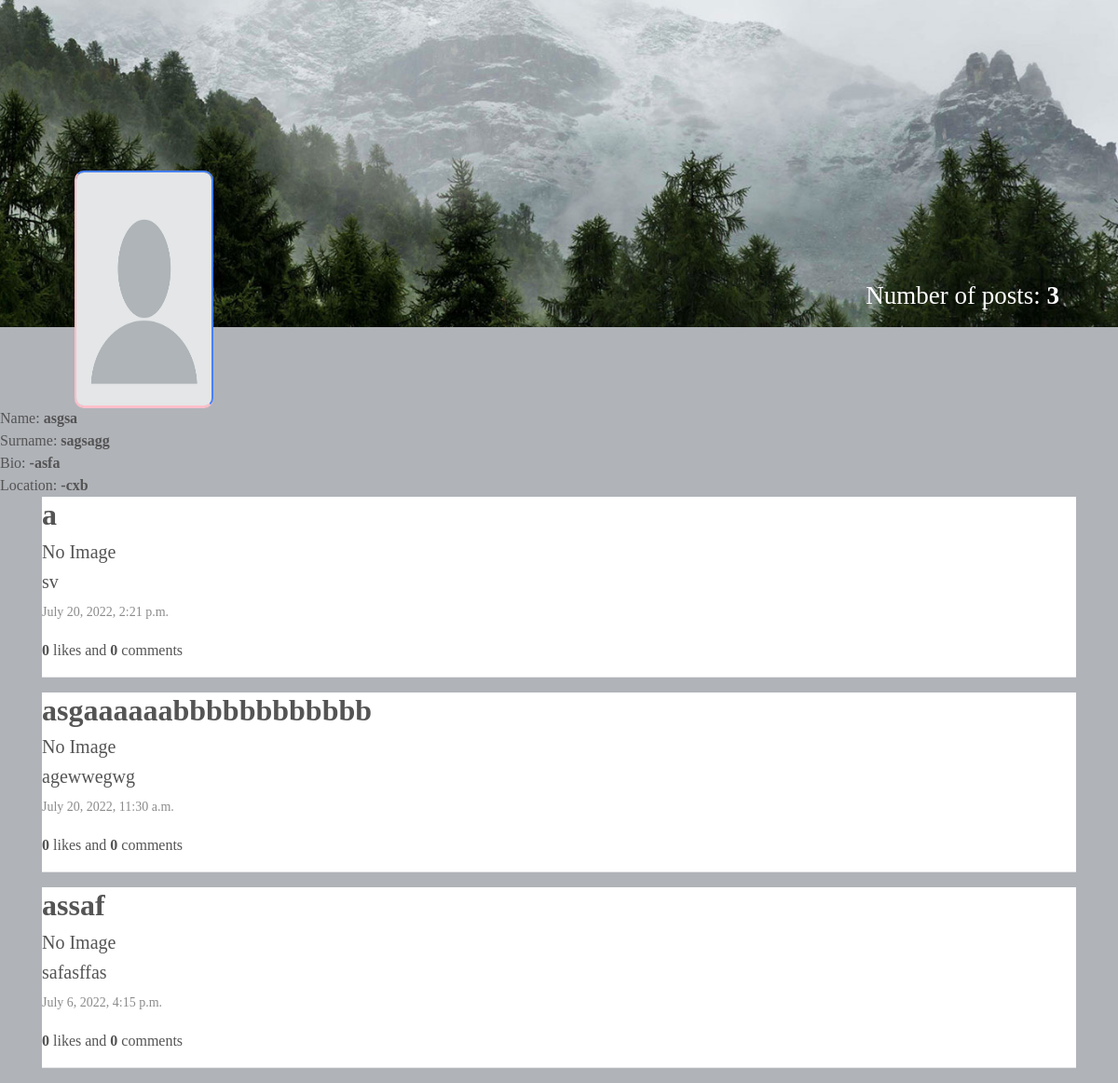
Before: /profile/?user_pk=40 (signed in) with the older database file.
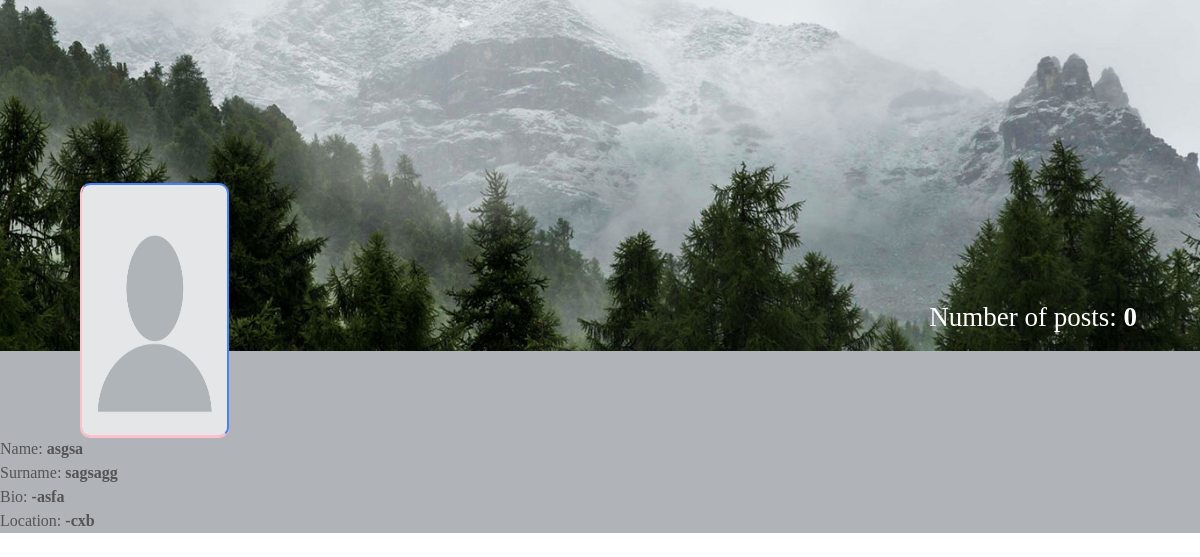
After: the same page with the newer database file.
### mainapp/models.py (models this page shows, shortened)
class Post(models.Model):
    title = models.CharField(max_length=255)
    text = models.TextField()
    image = models.ImageField(upload_to='images/',
                              validators=[validate_file_size,
                                          allowed_extention],
                              null=True, blank=True)
    created_at = models.DateTimeField(auto_now_add=True)
    number_of_likes = models.IntegerField(default=0, null=True, blank=True)
    author = models.ForeignKey(
        user, on_delete=models.CASCADE)

### mainapp/views.py (the view)
# urls.py: path('profile/', profile, name='another_profile'),
@login_required(login_url=login_url)
def profile(request):
    logger.info('calling /profile')
    try:
        pk = request.GET.get('user_pk')
        user = User.objects.get(pk=pk)
    except User.DoesNotExist:
        logger.error('user does not exist')
    user_profile = Profile.objects.filter(user=user).first()
    post_number = Post.objects.filter(author=pk).count()
    posts = Post.objects.filter(author=pk).order_by('-created_at')
    context = {
        'user': user,
        'user_profile': user_profile,
        'post_number': post_number,
        'posts': posts
    }
    if user == request.user:
        context["profile"] = Profile.objects.get(user=request.user)
        context["number_of_posts"] = Post.objects.filter(
            author=request.user).count()
        context["posts"] = Post.objects.filter(
            author=pk).order_by('-created_at')
        logger.info('get my profile')
        return render(request, 'profile.html', context)
    else:
        logger.info(f'get {user.username} profile')
        return render(request, 'another_profile.html', context)

### templates/another_profile.html (shortened to what this page needs)
{% load static %}
<!DOCTYPE html>
<html lang="en">
  <head>
    <link rel="stylesheet" href="{% static 'css/main.min.css' %}" />
    <link rel="stylesheet" href="{% static 'css/style.css' %}" />
    <link rel="stylesheet" href="{% static 'css/color.css' %}" />
    <link rel="stylesheet" href="{% static 'css/responsive.css' %}" />
  </head>
  <body>
    <section>
      <div class="feature-photo">
        <figure>
          <img src="{% static 'images/profile-background.jpg' %}" alt="" />
        </figure>
         <form>
          <div class="add-btn">
            <span style="color: white; font-size: 27px; margin-right: 700px"
              ><b
                ><u><a href="/main/">Home</a></u></b
              ></span
            >
            <span style="color: white; font-size: 27px"
              >Number of posts:  <b>{{post_number}}</b></span>
          </div>
        </form enctype="multipart/form-data">
        <div class="container-fluid">
          <div class="row merged">
            <div class="col-lg-2 col-sm-3">
              <div class="user-avatar">
                <figure>
                  {% if user_profile.profile_picture %}
                  <img
                    src="{{user_profile.profile_picture.url}}"
                    style="height: 250px; width: 100%"
                    alt="">
                  {% else %}
                  <img
                    src="{% static 'images/blank-profile-picture.png' %}"
                    style="height: 250px; width: 100%"
                    alt="">
                  {% endif %}
                </figure>
              </div>
            </div>
            <div class="col-lg-10 col-sm-9">
              <div class="timeline-info">
                <ul>
                  <li class="admin-name">
                  </li>
                </ul>
              </div>
            </div>
          </div>
        </div>
      </div>
    </section>
    <div>
    <span class="block capitalize font-semibold">Name:   <b>{{user_profile.firstname}}</b></span>
    </div>
    <div>
    <span class="block capitalize font-semibold">Surname:   <b>{{user_profile.lastname}}</b></span>
    </div>
    <div>
    <span class="block capitalize font-semibold">Bio:   <b>{{user_profile.bio}}</b></span>
    </div>
    <div>
    <span class="block capitalize font-semibold">Location:   <b>{{user_profile.location}}</b></span>
    </div>
    <div class="container m-auto">
      {% for p in posts %}
      <div class="space-y-5 flex-shrink-5 lg:w-7/20">
        <div class="bg-white shadow rounded-md  -mx-2 lg:mx-0">
                        <h2><strong>{{p.title}}</strong></h2>
                        {% if p.image %}
                        <img src="{{p.image.url}}"></img>
                        {% else %}
                        <h5>No Image</h5>
                        {% endif %}
                        <h5>{{p.text}}</h5>
                        <p>{{p.created_at}}</p>
                        <div class="">
                          <strong>{{p.number_of_likes}}</strong> likes and<strong>
                              {{p.comments.count}}</strong> comments
                              <hr>
                            </div>
                          </div>
                          {% endfor %}
  </body>
</html>

Changed rows visible on the page:
removed Post: title "a", image "No Image", text "sv", created_at "July 20, 2022, 2:21 p.m.", number_of_likes "0", comments.count "0"
removed Post: title "asgaaaaaabbbbbbbbbbbb", image "No Image", text "agewwegwg", created_at "July 20, 2022, 11:30 a.m.", number_of_likes "0", comments.count "0"
removed Post: title "assaf", image "No Image", text "safasffas", created_at "July 6, 2022, 4:15 p.m.", number_of_likes "0", comments.count "0"
Other visible differences:
{{ post_number }}: "3" → "0"
